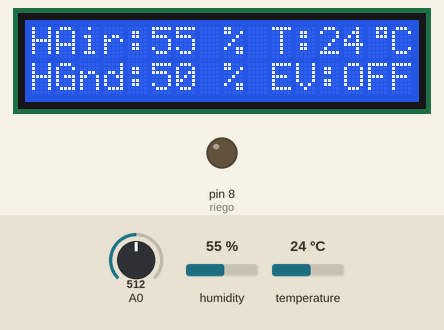
Simulated run of this sketch. Board: Arduino Uno, built with avr-gcc and run on an emulated ATmega328P. Shown: 16×2 character LCD, output pins drawn as LEDs (lit = HIGH). The test bench sets the inputs (shaded band); at power-on: humidity 55 %, A0 = 512, temperature 24 °C. What the sketch prints to the serial monitor is not drawn.

Above: at 2.6 s.
2.7 s: humidity set to 31 %
At 5.2 s:
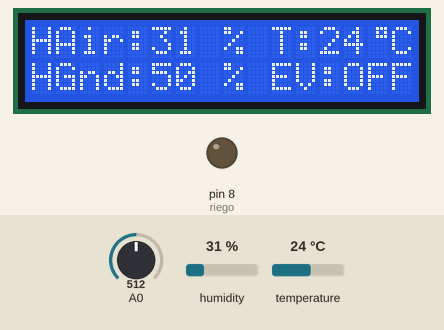
5.7 s: humidity set to 28 %
At 6.6 s:
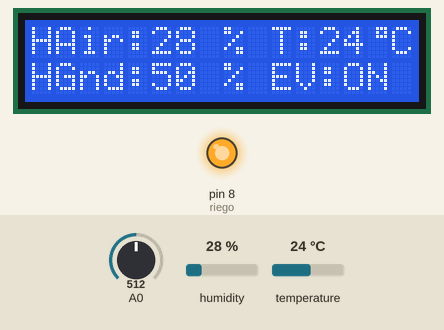
8.7 s: A0 set to 716
At 11.6 s:
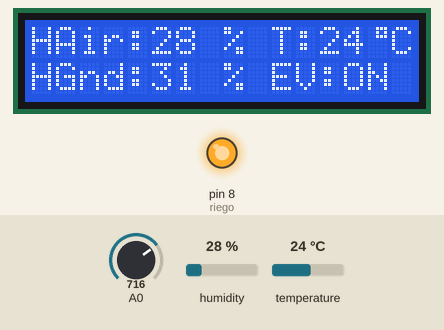
12.6 s: temperature set to 12 °C
At 16.6 s:
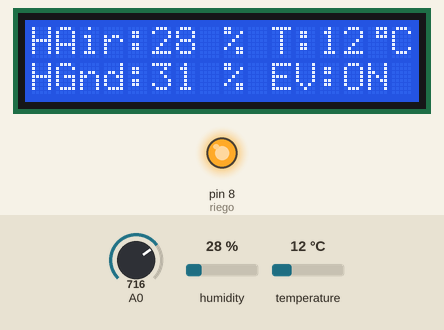
17.7 s: A0 set to 900
At 21.6 s:
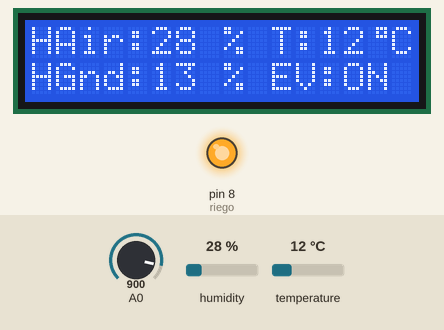
22.7 s: A0 set to 1023
At 27.7 s:
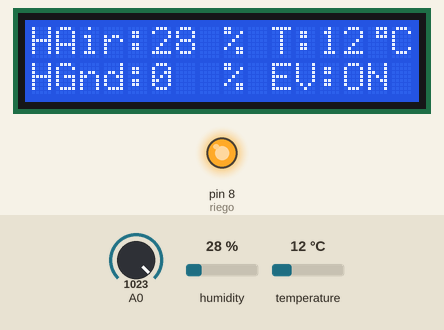
Timing chart, 0 to 28.7 s (numbered marks = the images above; inputs shaded):
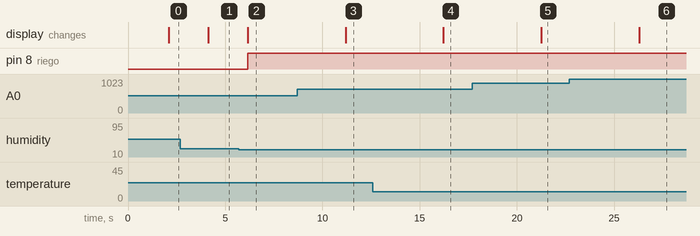

Measured:
- the behaviour switches between 30 and 29 % on humidity (found by bisection; images 1 and 2)
- after the input at 2.7 s, the display: changes after 1.4 s (image 1)
- after the input at 5.7 s, pin 8 (riego): LOW → HIGH after 0.45 s; the display: changes after 0.46 s (image 2)
- after the input at 8.7 s, the display: changes after 2.5 s (image 3)
- after the input at 12.6 s, the display: changes after 3.6 s (image 4)
- after the input at 17.7 s, the display: changes after 3.6 s (image 5)
- after the input at 22.7 s, the display: changes after 3.6 s (image 6)

The sketch:

SistemaDeRiegoArduino.ino
```cpp
#include <Adafruit_Sensor.h>  //LAMADA A LIBRERÍA DE FAMILIA DE SENSORES
#include <DHT.h>  //LLAMADA A LIBRERÍA DEL SENSOR DHT11
#include <LiquidCrystal.h>  //LLAMADA A LA LIBRERÍA DEL DISPLAY

DHT dht(7, DHT11);  //DECLARACIÓN DE LA VARIABLE DEL SENSOR DHT11
LiquidCrystal lcd(12, 11, 5, 4, 3, 2);
int riego = 8; //DEFINICIÓN DE PIN PARA LA ELECTROVÁLVULA
int htierra_min = 10; //DEFINICIÓN DE HUMEDAD DE TIERRA MÍNIMA
int haire_min = 30; //DEFINICIÓN DE HUMEDAD DE AIRE MÍNIMA
int temp_max = 35;  //DEFINICIÓN DE TEMPERATURA DE AIRE MÁXIMA
byte grados[8] = {
  B00111,
  B00101,
  B00111,
  B00000,
  B00000,
  B00000,
  B00000,
};
bool TempAlta = false;
bool HumAireBaja = false;
bool HumTierraBaja = false;

void setup() {
  pinMode(riego, OUTPUT); //CONFIGURACIÓN DE SALIDA PARA LA ELECTROVÁLVULA
  Serial.begin(9600); //INICILIZACIÓN DEL PUERTO SERIAL
  lcd.begin(16,2); //INICIALIZACIÓN DEL DISPLAY
  lcd.createChar(1, grados);  //CREANDO EL SÍMBOLO DE GRADOS
  Serial.println("Prueba del sensor DHT11");  //MENSAJE DE INICIO
  dht.begin();  //INICIO DE LA CLASE DHT
}

void loop() {
  bool regar = false;
  HumTierraBaja=false;
  HumAireBaja=false;
  TempAlta=false;
  delay(2000);  //TIEMPO ENTRE CADA LECTURA EN MILISEGUNDOS
  int htierra=map(analogRead(A0), 0, 1023, 100, 0); //DECLARACIÓN DE VARIABLE DE HUMEDAD DE TIERRA
  int haire= dht.readHumidity();  //DECLARACIÓN DE VARIABLE DE HUMEDAD DE AIRE
  int temp=dht.readTemperature(); //DECLARACIÓN DE VARIABLE DE TEMPERATURA DEL AIRE
  if(isnan(haire)||isnan(temp)){
    Serial.println("Falla al leer el sensor DHT11!!"); //MENSAJE DE ERROR SI DHT11 NO SE DETECTA
    return;
  }

  if(htierra<htierra_min){
    regar = true;
    HumTierraBaja=true;
  }
  if(haire<haire_min){
    if(htierra<60){
      regar = true;
      HumAireBaja=true;
    }
  }
  if(temp>temp_max){
    if(htierra<60){
      regar = true;
      TempAlta=true;
    }
  }

  Serial.print(haire);    //IMPRESIÓN AL PUERTO SERIAL
  Serial.print("\t");     //EL ORDEN DE DATOS ES:
  Serial.print(htierra);  //HUMEDAD DEL AIRE
  Serial.print("\t");     //HUMEDAD DE LA TIERRA
  Serial.print(temp);   //TEMPERATURA DEL AIRE
  Serial.print("\t");   //ACTIVACIÓN DE ELECTROVALVULA
  if(regar == true){
    Serial.println("1");
    digitalWrite(riego, HIGH);
  }
  else{
    Serial.println("0");
    digitalWrite(riego, LOW);
  }
  lcd.clear();
  lcd.setCursor(0,0);
  lcd.print("HAir:");
  lcd.setCursor(5,0);
  lcd.print(haire);
  lcd.setCursor(8,0);
  lcd.print("%");
  lcd.setCursor(10,0);
  lcd.print("T:");
  lcd.setCursor(12,0);
  lcd.print(temp);
  lcd.setCursor(14,0);
  lcd.write(1);
  lcd.setCursor(15,0);
  lcd.print("C");
  lcd.setCursor(0,1);
  lcd.print("HGnd:");
  lcd.setCursor(5,1);
  lcd.print(htierra);
  lcd.setCursor(8,1);
  lcd.print("%");
  lcd.setCursor(10,1);
  lcd.print("EV:");
  lcd.setCursor(13,1);
  if(regar == true){
    lcd.print("ON");
  }
  else{
    lcd.print("OFF");
  }

  if(HumTierraBaja==true){
    delay(6000);
  }
  if(HumAireBaja==true){
    delay(3000);
  }
  if(TempAlta==true){
    delay(2000);
  }
}
```
